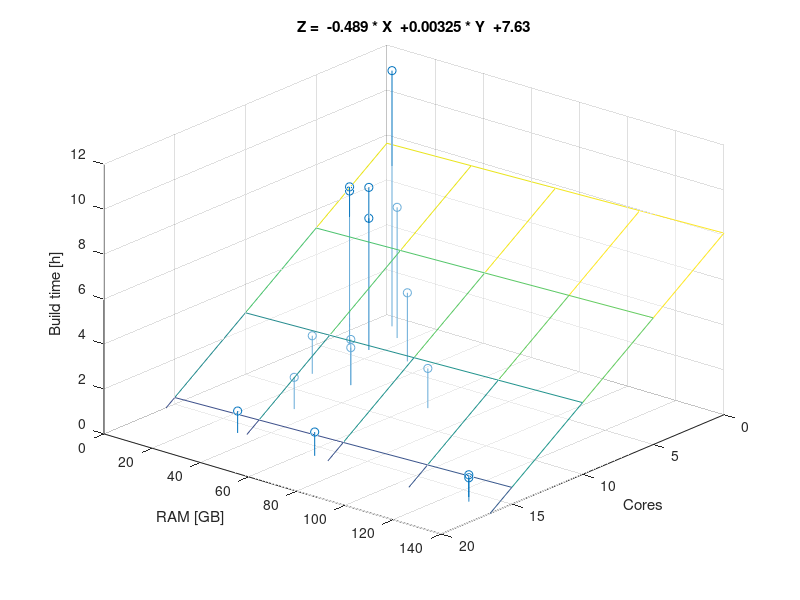
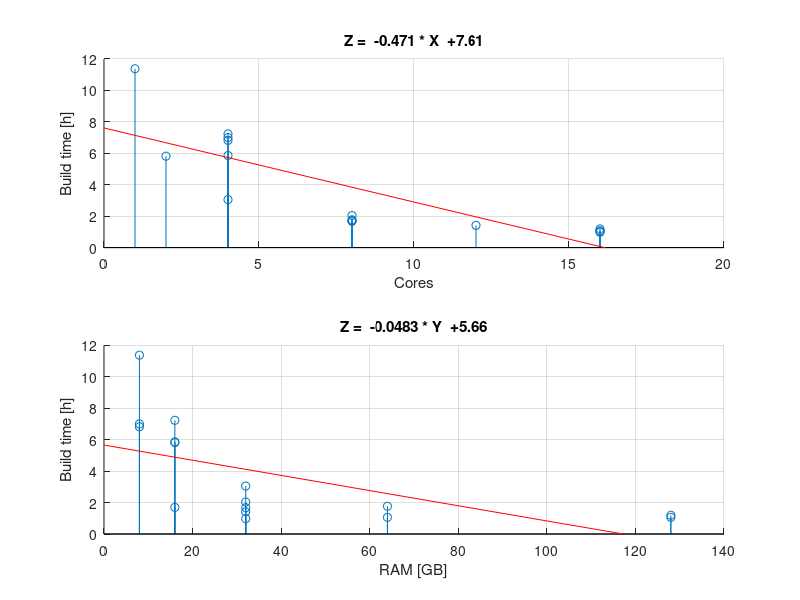

Write the MATLAB code that produced these figures, in order.
#!/usr/bin/env octave-cli

data = [
%                             HD
%                      Total  SSD  Avail. Used
%   Machine Cores GHz  RAM_GB NVMe RAM_GB Swap_GB Image_s SDK_s
    1       4     3.0  16     0    10     0       14315   6784
    2       4     2.0  16     1    14     0       15404   10638
    3.1     4     2.2  8      1    7.2    0       15133   10079
    4.1     4     1.6  8      0    7.3    0       14631   9926
    1001    16    2.0  64     2    61     0       2194    1620
    1002    8     2.0  64     2    62     0       3668    2691
    1003    16    2.0  32     2    30     0       1950    1561
    1004    8     2.0  32     2    30     0       3539    2481
    1005    4     2.0  32     2    30     0       6507    4483
    1006    8     2.0  16     2    15     0       3576    2522
    1008    2     2.0  16     2    15     0       12573   8367
    1009    1     2.0  8      2    7.3    0       24870   16095
    1010    12    4.0  32     1    30     0       2973    2116
    1011    8     3.8  32     1    30     0       4329    3006
    1012    16    3.7  128    2    124    0       2214    1602
    1013    16    3.2  128    2    124    0       2471    1824
];

cores = data(:,2);
ghz = data(:,3);
total_ram = data(:,4);
ssd = data(:,5);
avail_ram = data(:,6);
used_swap = data(:,7);
time_image = data(:,8) / 3600;
time_sdk = data(:,9) / 3600;

core_ghz = cores .* 1;
ram = total_ram;
time = time_image + time_sdk;

hm = @(x)([floor(x) round((x-floor(x))*60)]);

%%%%%%%%%%%%%%%%%%%%%%%%%%%%%%%%%%%%%%%%%%%%%%%%%%%%%%%%%%%%%%%%%%%%%%%%
% Figure 1
%%%%%%%%%%%%%%%%%%%%%%%%%%%%%%%%%%%%%%%%%%%%%%%%%%%%%%%%%%%%%%%%%%%%%%%%

figure(1),clf
hold on

stem3(core_ghz, ram, time, 'o')
xmin = xlim()(1);
xmax = xlim()(2);
ymin = ylim()(1);
ymax = ylim()(2);
nticks = min(length(xticks()),length(yticks()));

% Best plane fit to the points
% https://www.mathworks.com/matlabcentral/answers/448708-plane-fitting-a-3d-scatter-plot
x = core_ghz;
y = ram;
z = time;
B = [x(:) y(:) ones(size(x(:)))] \ z(:);
xv = linspace(xmin, xmax, nticks)';
yv = linspace(ymin, ymax, nticks)';
[X,Y] = meshgrid(xv, yv);
Z = reshape([X(:), Y(:), ones(size(X(:)))] * B, numel(xv), []);
mesh(X, Y, Z, 'FaceAlpha', 0.4)

% No negative build time
axis([axis() 0 ceil(max(time))])

eq_1 = sprintf('Z =  %+.3g * X  %+.3g * Y  %+.3g', B);
title(eq_1)
xlabel('Cores')
ylabel('RAM [GB]')
zlabel('Build time [h]')
az = 180 - 50;
el = 30;
view(az, el)
grid on

hold off

print images/figure1.svg

%%%%%%%%%%%%%%%%%%%%%%%%%%%%%%%%%%%%%%%%%%%%%%%%%%%%%%%%%%%%%%%%%%%%%%%%
% Figure 2.a
%%%%%%%%%%%%%%%%%%%%%%%%%%%%%%%%%%%%%%%%%%%%%%%%%%%%%%%%%%%%%%%%%%%%%%%%

figure(2),clf

subplot(2,1,1)
hold on

stem(core_ghz, time, 'o')
xmin = xlim()(1);
xmax = xlim()(2);

% Best line fit to the points
% https://www.mathworks.com/matlabcentral/answers/377139-how-to-plot-best-fit-line
x = core_ghz;
y = time;
B = polyfit(x, y, 1);
X = linspace(xmin, xmax, 2);
Z = polyval(B , X);
plot(X, Z, 'r-');

% No negative build time
a = axis(); a(3) = 0; a(4) = ceil(max(time)); axis(a)

eq_2a = sprintf('Z =  %+.3g * X  %+.3g', B);
title(eq_2a)
xlabel('Cores')
ylabel('Build time [h]')
grid on

hold off

%%%%%%%%%%%%%%%%%%%%%%%%%%%%%%%%%%%%%%%%%%%%%%%%%%%%%%%%%%%%%%%%%%%%%%%%
% Figure 2.b
%%%%%%%%%%%%%%%%%%%%%%%%%%%%%%%%%%%%%%%%%%%%%%%%%%%%%%%%%%%%%%%%%%%%%%%%

subplot(2,1,2)
hold on

stem(ram, time, 'o')
xmin = xlim()(1);
xmax = xlim()(2);

% Best line fit to the points
x = ram;
y = time;
B = polyfit(x, y, 1);
Y = linspace(xmin, xmax, 2);
Z = polyval(B , Y);
plot(Y, Z, 'r-');

% No negative build time
a = axis(); a(3) = 0; a(4) = ceil(max(time)); axis(a)

eq_2b = sprintf(sprintf('Z =  %+.3g * Y  %+.3g', B));
title(eq_2b)
xlabel('RAM [GB]')
ylabel('Build time [h]')
grid on

hold off

print images/figure2.svg

%%%%%%%%%%%%%%%%%%%%%%%%%%%%%%%%%%%%%%%%%%%%%%%%%%%%%%%%%%%%%%%%%%%%%%%%
% Equations
%%%%%%%%%%%%%%%%%%%%%%%%%%%%%%%%%%%%%%%%%%%%%%%%%%%%%%%%%%%%%%%%%%%%%%%%

printf([eq_1 '\n'])
printf([eq_2a '\n'])
printf([eq_2b '\n'])
